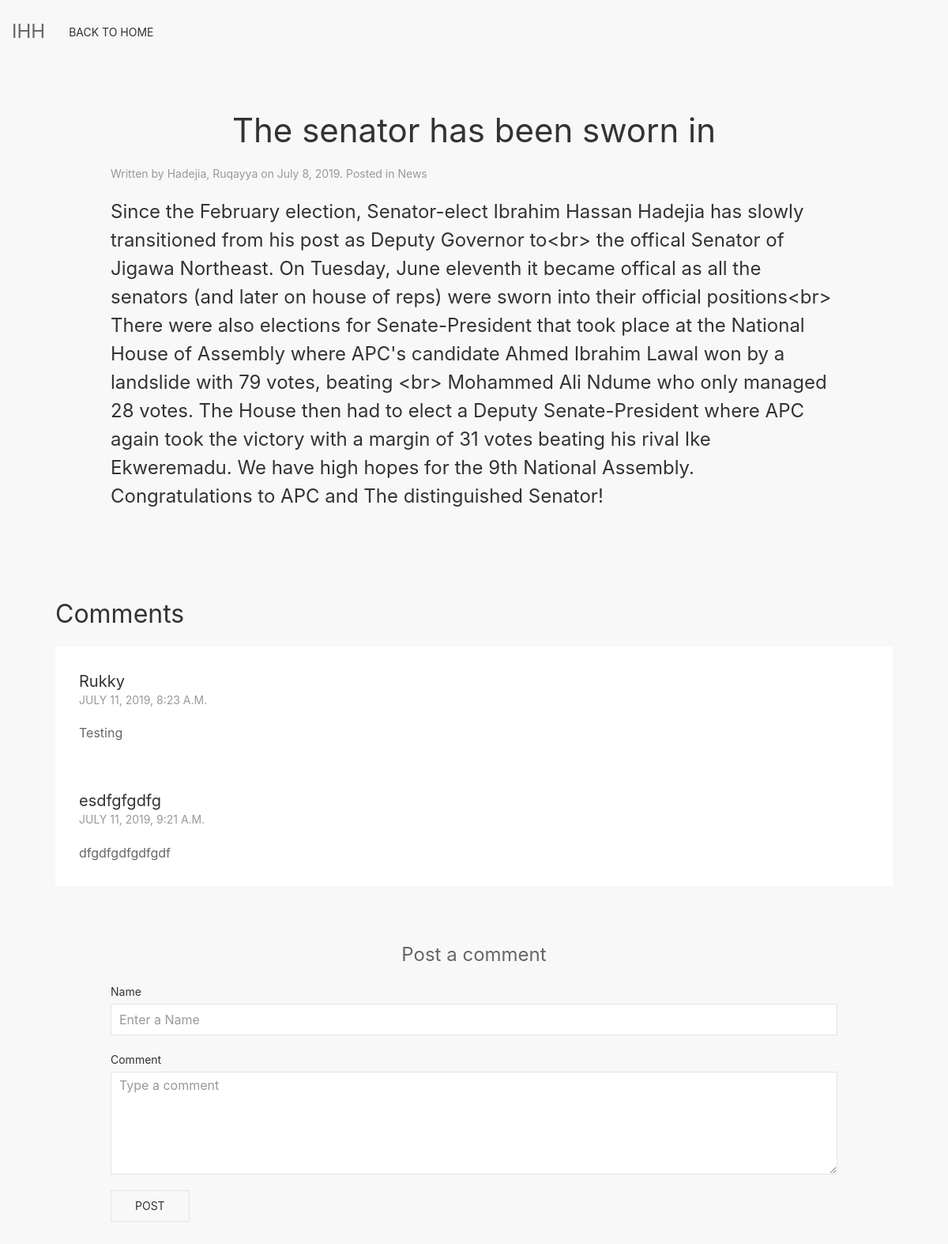
Screenshot of /Blog/1 with the database file from the repository.
### testsite/models.py (models this page shows, shortened)
class Article(models.Model):
    title = models.CharField(max_length=300)
    author = models.ForeignKey('Author', on_delete=models.SET_NULL, null=True)
    summary = models.TextField(max_length=1000, help_text='Enter a brief description of the book')
    article= models.TextField(max_length= 1000, help_text= 'Write out your article here')
    filter = models.ManyToManyField(Filter, help_text='Select a filter for this article')
    publish_date = models.DateField(null=True, blank=True)

class Author(models.Model):
    first_name = models.CharField(max_length=100)
    last_name = models.CharField(max_length=100)
    class Meta:
        ordering = ['last_name', 'first_name']
    def __str__(self):
        return f'{self.last_name}, {self.first_name}'

class Filter(models.Model):
    name = models.CharField(max_length=200, help_text='Enter a Filter (e.g. Bill, News, Opinion e.t.c)')
    def __str__(self):
        return f"{self.name}"

class Comment(models.Model):
       author = models.CharField(max_length= 50)
       posted_on = models.DateTimeField(auto_now_add=True)
       body = models.TextField()
       article = models.ForeignKey('Article', on_delete=models.CASCADE )

### testsite/views.py (the view, shortened to what this page needs)
# urls.py: path('Blog/<int:article_id>', views.articles, name= 'article'),
def articles(request, article_id):
    try:
        article = Article.objects.get(pk= article_id)
        form = CommentForm()
        comments = Comment.objects.filter(article=article)
    except Article.DoesNotExist:
        raise Http404('Article does not exist')
    context =  {
         'article':article,
         'comments':comments,
         'form':form,
    }
    return render(request, 'testsite/Articles.html', context)

### testsite/forms.py
class CommentForm(forms.Form):
    author = forms.CharField(max_length = 50)
    body= forms.CharField(widget= forms.Textarea)

### testsite/templates/testsite/Articles.html (shortened to what this page needs)
{% extends "testsite/base.html" %}
{% block body %}
{% load static %}
<div class="uk-position-top uk-text-large">
    <nav class="uk-navbar-container uk-dark" uk-navbar>
        <div class="uk-navbar-left">
          <a class="uk-navbar-item uk-logo" href="{%url 'home'%}" uk-scroll>IHH</a>
          <ul class="uk-navbar-nav">
              <li class="uk-active"><a href="{% url 'home' %}">Back to Home</a></li>
            </ul>
        </div>
    </nav>
</div>
<div class="uk-padding-large uk-background-muted">
<div class="uk-padding-medium">
<article class="uk-article uk-padding-large">
<h1 class="uk-article-title uk-text-center uk-padding-medium">{{article.title}}</h1>
<p class="uk-article-meta uk-padding-medium">Written by <a href="#">{{article.author}}</a> on {{article.publish_date}}. Posted in <a href="#">{% for filter in article.filter.all %} {{ filter }}{% if not forloop.last %}, {% endif %}{% endfor %}</a></p>
<p class="uk-text-lead uk-padding-medium">{{article.article}}</p>
</article>
</div>
<h2 id ="Comments"> Comments </h2>
{% for comments in comments %}
<article  class="uk-comment uk-comment-primary uk-background-default">
    <header class="uk-comment-header uk-grid-medium uk-flex-middle" uk-grid>
        <div class="uk-width-expand">
            <h4 class="uk-comment-title uk-margin-remove"><a class="uk-link-reset" href="#">{{comments.author}}</a></h4>
            <ul class="uk-comment-meta uk-subnav uk-subnav-divider uk-margin-remove-top">
                <li><a href="#">{{comments.posted_on}}</a></li>
            </ul>
        </div>
    </header>
    <div class="uk-comment-body">
        <p>{{comments.body}}</p>
    </div>
</article>
{% endfor %}
<form class="uk-form-stacked uk-padding-large" action=/Blog/{{article.id}} method='POST'>
  <legend class="uk-legend uk-dark uk-heading-primary uk-text-center">Post a comment</legend>
    <div class="uk-margin">
        <label class="uk-form-label" for="form-stacked-text">Name</label>
        <div class="uk-form-controls">
            <input class="uk-input" id="form-stacked-text" name="author" type="text" placeholder="Enter a Name">
        </div>
    </div>
    <div class="uk-margin">
        <label class="uk-form-label" for="form-stacked-select">Comment</label>
        <div class="uk-form-controls">
 <textarea class="uk-textarea" rows="5" placeholder="Type a comment" name="body"></textarea>
        </div>
    </div>
     <button class="uk-button uk-button-default">Post</button>
</form>
</div>
{%endblock%}

### testsite/templates/testsite/base.html (shortened to what this page needs)
<!DOCTYPE html>
{% load static %}
<html>
    <head>
<link rel="stylesheet" href="{% static 'testsite/css/styles.min.css' %}">
</head>
    <body>
        {% block body %}
        {% endblock %}
    </body>
</html>

### rows the page displays
Article: title "The senator has been sworn in", author "Hadejia, Ruqayya", publish_date "July 8, 2019", article "Since the February election, Senator-elect Ibrahim Hassan Hadejia has slowly transitioned from his post as Deputy Governor to<br> the offical Senator of Jigawa Northeast. On Tuesday, June eleventh it became offical as all the senators (and later on house of reps) were sworn into their official positions<br> There were also elections for Senate-President that took place at the National House of Assembly where APC's candidate Ahmed Ibrahim Lawal won by a landslide with 79 votes, beating <br> Mohammed Ali Ndume who only managed 28 votes. The House then had to elect a Deputy Senate-President where APC again took the victory with a margin of 31 votes beating his rival Ike Ekweremadu. We have…"
Filter: name "News"
Comment: author "Rukky", posted_on "JULY 11, 2019, 8:23 A.M.", body "Testing"
Comment: author "esdfgfgdfg", posted_on "JULY 11, 2019, 9:21 A.M.", body "dfgdfgdfgdfgdf"
